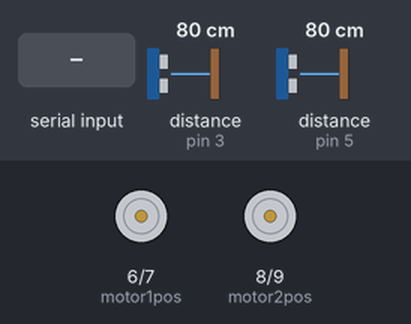
Recording of a sketch running on a simulated Arduino Uno, built with avr-gcc and run on an emulated ATmega328P. Parts: motor-driver pin pairs drawn as motors (green arrow = first pin HIGH = forward, orange = second pin HIGH = backward, longer = more drive). The test bench sets the inputs (shaded band); at power-on: distance to the obstacle (sensors on pin 3, pin 5) 80 cm. The echo pulse lasts 58.3 µs per cm; what the sketch prints to the serial monitor is not drawn.

Above: at 1.2 s.
1.3 s: "r" received over Serial
At 2.1 s:
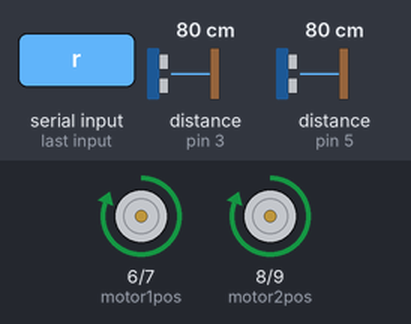
Timing chart, 0 to 8.8 s (numbered marks = the images above; inputs shaded):
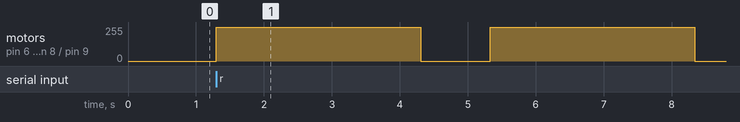

Measured:
- after the input at 1.3 s, motor on pin 6 (motor1pos) / pin 7 (motor1neg), motor on pin 8 (motor2pos) / pin 9 (motor2neg): alternates forward 255/255 for 3.0 s and stopped for 1.0 s, starting at once

The sketch:

rshoe.ino
```cpp
//add two vibration motors to the arduino board and connect the positive pin to pin 6 and negative pin to pin 7 for the first motor and positive pin to pin 8 and negative pin to pin 9 for the second motor
int motor1pos = 6;
int motor1neg = 7;
int motor2pos = 8;
int motor2neg = 9;

//add two hc-sr04 ultrasonic sensor using ultrasonic.h to the arduino board and connect the trigger pin to pin 2 and echo pin to pin 3 for the first sensor and trigger pin to pin 4 and echo pin to pin 5 for the second sensor
#include <Ultrasonic.h>
Ultrasonic ultrasonic1(2, 3);
Ultrasonic ultrasonic2(4, 5);
void setup()
{
    Serial.begin(38400);
    pinMode(motor1pos, OUTPUT);
    pinMode(motor1neg, OUTPUT);
    pinMode(motor2pos, OUTPUT);
    pinMode(motor2neg, OUTPUT);
    digitalWrite(motor1pos, LOW);
    digitalWrite(motor1neg, LOW);
    digitalWrite(motor2pos, LOW);
    digitalWrite(motor2neg, LOW);
}
void loop()
{
    //choose the minimum value of the two sensors as the distance
    static unsigned long lastSwitchTime = 0;
    if (millis() - lastSwitchTime >= 30) {
        int val1 = ultrasonic1.read();
        int val2 = ultrasonic2.read();
        Serial.println(min(val1,val2));
        //Serial.println(ultrasonic2.read());
        lastSwitchTime = millis();
    }
    //delay(10);
    //if receive data from serial monitor, identify received data is L or l and make if condition of each other
    if (Serial.available())
    {
        char val = Serial.read();

        //Serial.println(val);

        if (val == 'r')
        {
            //if receive r, turn on the two motors for 3 seconds, then turn off for 1 second, then turn on for 4 seconds, then turn off
            digitalWrite(motor1pos, HIGH);
            digitalWrite(motor1neg, LOW);
            digitalWrite(motor2pos, HIGH);
            digitalWrite(motor2neg, LOW);
            //Serial.println("ron");
            unsigned long startTime = millis();
            while (millis() - startTime < 3000) {
                int val1 = ultrasonic1.read();
                int val2 = ultrasonic2.read();
                Serial.println(min(val1,val2));
                delay(30);

            }
            digitalWrite(motor1pos, LOW);
            digitalWrite(motor1neg, LOW);
            digitalWrite(motor2pos, LOW);
            digitalWrite(motor2neg, LOW);
            //Serial.println("roff");
            while (millis() - startTime < 4000) {
                int val1 = ultrasonic1.read();
                int val2 = ultrasonic2.read();
                Serial.println(min(val1,val2));
                delay(30);

            }
            digitalWrite(motor1pos, HIGH);
            digitalWrite(motor1neg, LOW);
            digitalWrite(motor2pos, HIGH);
            digitalWrite(motor2neg, LOW);
            //Serial.println("ron");
            while (millis() - startTime < 7000) {
                int val1 = ultrasonic1.read();
                int val2 = ultrasonic2.read();
                Serial.println(min(val1,val2));
                delay(30);

            }
            digitalWrite(motor1pos, LOW);
            digitalWrite(motor1neg, LOW);
            digitalWrite(motor2pos, LOW);
            digitalWrite(motor2neg, LOW);
            //Serial.println("roff");


        }
        else if (val == 'R')
        {
            //if receive R, turn on the two motors for 7 seconds, then turn off
            digitalWrite(motor1pos, HIGH);
            digitalWrite(motor1neg, LOW);
            digitalWrite(motor2pos, HIGH);
            digitalWrite(motor2neg, LOW);
            //Serial.println("RON");
            unsigned long startTime = millis();
            while (millis() - startTime < 7000) {
                int val1 = ultrasonic1.read();
                int val2 = ultrasonic2.read();
                Serial.println(min(val1,val2));
                delay(30);

            }
            digitalWrite(motor1pos, LOW);
            digitalWrite(motor1neg, LOW);
            digitalWrite(motor2pos, LOW);
            digitalWrite(motor2neg, LOW);
            //Serial.println("ROFF");


        }
    }
}
```
